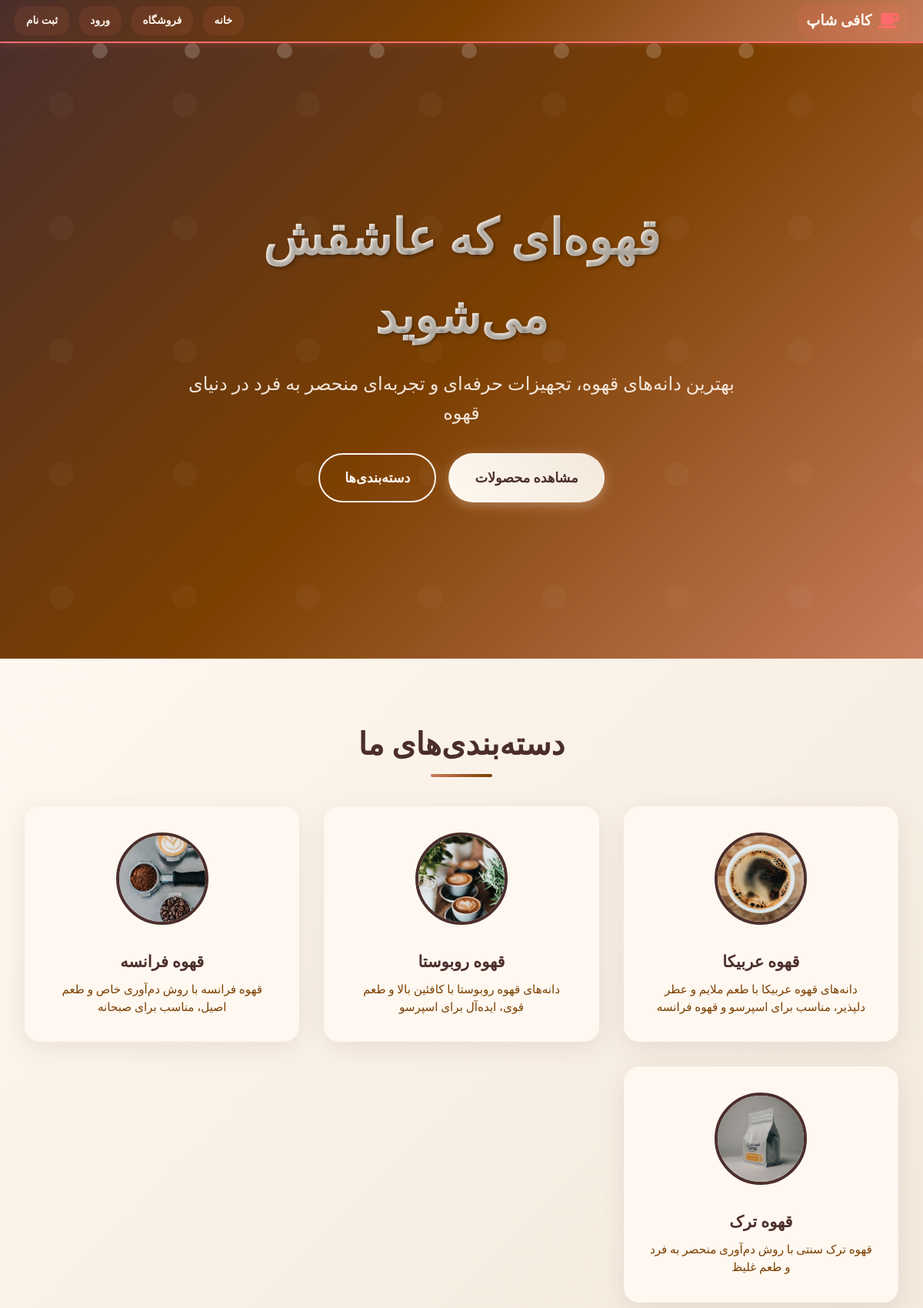
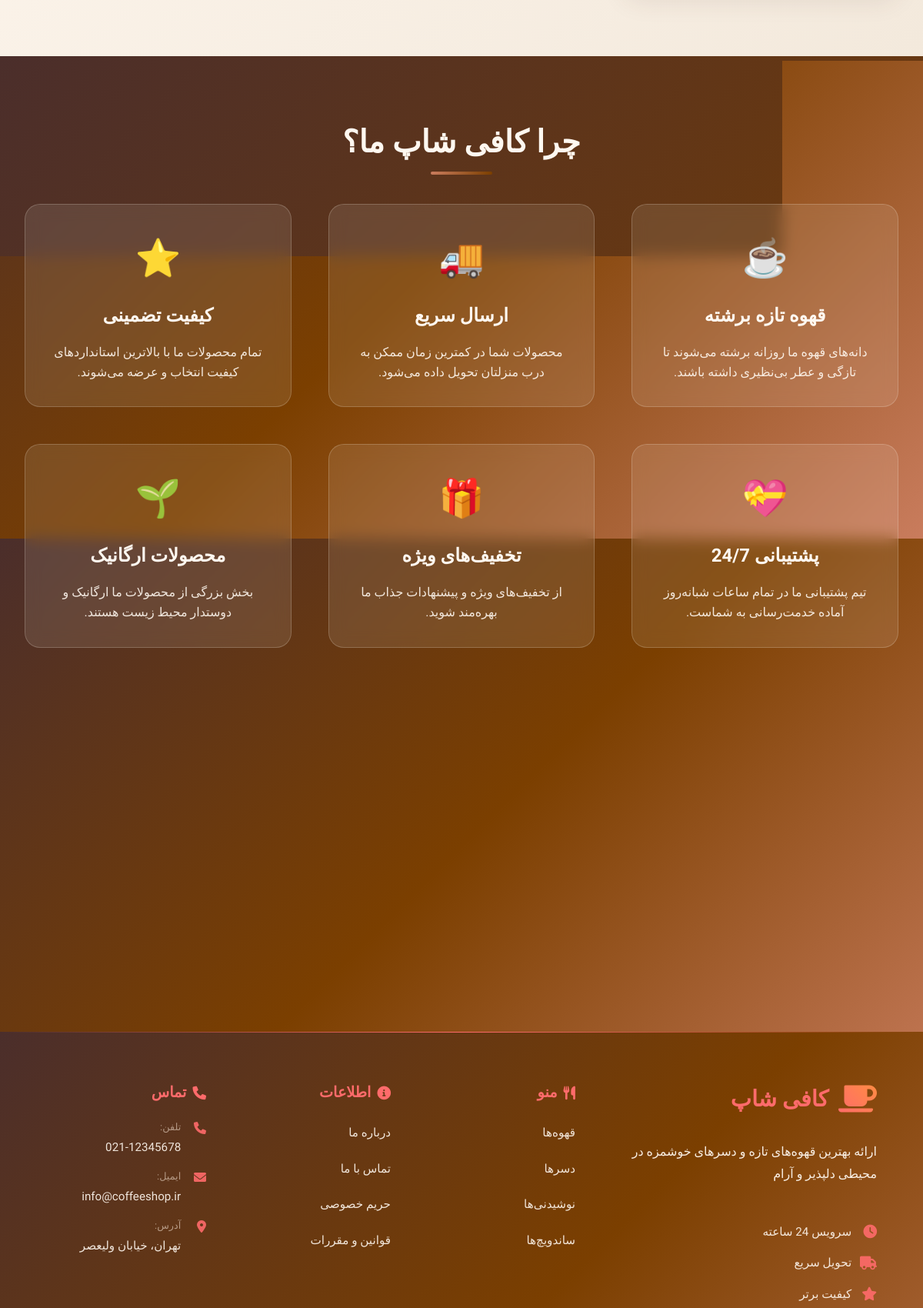
/home/ (upper part), run on the app's committed database (2 pictures, top to bottom).
### shop/models.py (models this page shows, shortened)
class Category(models.Model):
    name = models.CharField(max_length=100)
    description = models.TextField(blank=True)
    image = models.ImageField(upload_to='categories/', blank=True, null=True)
    parent = models.ForeignKey('self', null=True, blank=True, related_name='children', on_delete=models.CASCADE)

### shop/views.py (the view, shortened to what this page needs)
# urls.py: 2. Add a URL to urlpatterns:  path('', views.home, name='home')
def home(request):
    try:
        categories = Category.objects.filter(parent__isnull=True)
    except Exception as e:
        logger.error(f"Error loading categories in home view: {e}")
        categories = Category.objects.none()
    try:
        return render(request, 'shop/home.html', {'categories': categories})
    except Exception as e:
        logger.error(f"Unexpected error in home view: {e}")
        from django.http import HttpResponse
        return HttpResponse("خطای سیستمی رخ داده است. لطفاً بعداً تلاش کنید.", status=500)

### shop/recursion_prevention.py (called while the page is built, shortened)
    def process_response(self, request, response):
        if hasattr(self.local, 'request_stack') and self.local.request_stack:
            self.local.request_stack.pop()
            if not self.local.request_stack:
                self.local.start_time = time.time()
        return response

    def process_request(self, request):
        path = request.path
        if path == '/' and request.GET.get('loop_prevention'):
            return HttpResponse("Loop prevention activated", status=200)
        pass
        return None

### shop/templates/shop/home.html (shortened to what this page needs)
{% extends 'shop/base.html' %}
{% load static %}
{% block content %}
<section class="hero-section">
    <div class="hero-background"></div>
    <div class="floating-beans">
        <div class="bean"></div>
        <div class="bean"></div>
        <div class="bean"></div>
        <div class="bean"></div>
        <div class="bean"></div>
        <div class="bean"></div>
        <div class="bean"></div>
        <div class="bean"></div>
    </div>
    <div class="hero-content loading-animation">
        <h1 class="hero-title">قهوه‌ای که عاشقش می‌شوید</h1>
        <p class="hero-subtitle">بهترین دانه‌های قهوه، تجهیزات حرفه‌ای و تجربه‌ای منحصر به فرد در دنیای قهوه</p>
        <div class="hero-buttons">
            <a href="{% url 'product_list' %}" class="hero-btn hero-btn-primary">مشاهده محصولات</a>
            <a href="#categories" class="hero-btn hero-btn-secondary">دسته‌بندی‌ها</a>
        </div>
    </div>
</section>
<section id="categories" class="category-section">
    <div class="category-container">
        <h2 class="section-title">دسته‌بندی‌های ما</h2>
        <div class="category-grid">
            {% for category in categories %}
            <a href="{% url 'category_detail' category.id %}" class="category-card">
                {% if category.image %}
                    <img src="{{ category.image.url }}" alt="{{ category.name }}" class="category-image">
                {% else %}
                    <img src="https://placehold.co/120x120/4B2E2B/FFF8F0?text=☕" alt="{{ category.name }}" class="category-image">
                {% endif %}
                <h3 class="category-name">{{ category.name }}</h3>
                <p class="category-description">
                    {% if category.description %}
                        {{ category.description }}
                    {% else %}
                        محصولات با کیفیت و متنوع در این دسته‌بندی
                    {% endif %}
                </p>
            </a>
            {% endfor %}
        </div>
    </div>
</section>
<section class="features-section">
    <div class="features-container">
        <h2 class="section-title" style="color: #FFF8F0;">چرا کافی شاپ ما؟</h2>
        <div class="features-grid">
            <div class="feature-card">
                <div class="feature-icon">☕</div>
                <h3 class="feature-title">قهوه تازه برشته</h3>
                <p class="feature-description">دانه‌های قهوه ما روزانه برشته می‌شوند تا تازگی و عطر بی‌نظیری داشته باشند.</p>
            </div>
            <div class="feature-card">
                <div class="feature-icon">🚚</div>
                <h3 class="feature-title">ارسال سریع</h3>
                <p class="feature-description">محصولات شما در کمترین زمان ممکن به درب منزلتان تحویل داده می‌شود.</p>
            </div>
            <div class="feature-card">
                <div class="feature-icon">⭐</div>
                <h3 class="feature-title">کیفیت تضمینی</h3>
                <p class="feature-description">تمام محصولات ما با بالاترین استانداردهای کیفیت انتخاب و عرضه می‌شوند.</p>
            </div>
            <div class="feature-card">
                <div class="feature-icon">💝</div>
                <h3 class="feature-title">پشتیبانی 24/7</h3>
                <p class="feature-description">تیم پشتیبانی ما در تمام ساعات شبانه‌روز آماده خدمت‌رسانی به شماست.</p>
            </div>
            <div class="feature-card">
                <div class="feature-icon">🎁</div>
                <h3 class="feature-title">تخفیف‌های ویژه</h3>
                <p class="feature-description">از تخفیف‌های ویژه و پیشنهادات جذاب ما بهره‌مند شوید.</p>
            </div>
            <div class="feature-card">
                <div class="feature-icon">🌱</div>
                <h3 class="feature-title">محصولات ارگانیک</h3>
                <p class="feature-description">بخش بزرگی از محصولات ما ارگانیک و دوستدار محیط زیست هستند.</p>
            </div>
        </div>
    </div>
</section>
<section class="cta-section">
    <div class="cta-container">
        <h2 class="cta-title">آماده شروع سفر قهوه‌ای خود هستید؟</h2>
        <p class="cta-description">همین حالا عضو شوید و از تخفیف 20% اولین خرید خود بهره‌مند شوید</p>
        <a href="{% url 'product_list' %}" class="cta-button">شروع خرید</a>
    </div>
</section>
{% endblock %}

### shop/static/shop/style.css (style rules this page uses)
* { margin: 0; padding: 0; box-sizing: border-box; }
html, body { margin: 0; padding: 0; height: 100%; }
body { background: linear-gradient(135deg, #4B2E2B 0%, #7B3F00 50%, #C97C5D 100%); background-attachment: fixed; background-size: 100% 100vh; color: #FFF8F0; font-family: 'Vazirmatn', 'Tahoma', 'Segoe UI', Arial, sans-serif; margin: 0; padding: 0; overflow-x: hidden; line-height: 1.6; min-height: 100vh; }
header, main, footer, section, div { margin: 0; padding: 0; }
.hero-section { margin: 0 !important; padding: 0 !important; }
* { z-index: auto !important; }

### shop/static/shop/style-enhancements.css (style rules this page uses)
:root { --primary-color: #8B4513; --secondary-color: #D2691E; --accent-color: #F4A460; --dark-brown: #4B2E2B; --light-cream: #FFF8F0; --shadow-light: rgba(0, 0, 0, 0.1); --shadow-medium: rgba(0, 0, 0, 0.2); --shadow-heavy: rgba(0, 0, 0, 0.3); --gradient-primary: linear-gradient(135deg, var(--dark-brown) 0%, var(--primary-color) 50%, var(--secondary-color) 100%); --border-radius: 12px; --transition: all 0.3s cubic-bezier(0.4, 0, 0.2, 1); }

### data on the page
Category: image (picture), name "قهوه عربیکا", description "دانه‌های قهوه عربیکا با طعم ملایم و عطر دلپذیر، مناسب برای اسپرسو و قهوه فرانسه"
Category: image (picture), name "قهوه روبوستا", description "دانه‌های قهوه روبوستا با کافئین بالا و طعم قوی، ایده‌آل برای اسپرسو"
Category: image (picture), name "قهوه فرانسه", description "قهوه فرانسه با روش دم‌آوری خاص و طعم اصیل، مناسب برای صبحانه"
Category: image (picture), name "قهوه ترک", description "قهوه ترک سنتی با روش دم‌آوری منحصر به فرد و طعم غلیظ"
